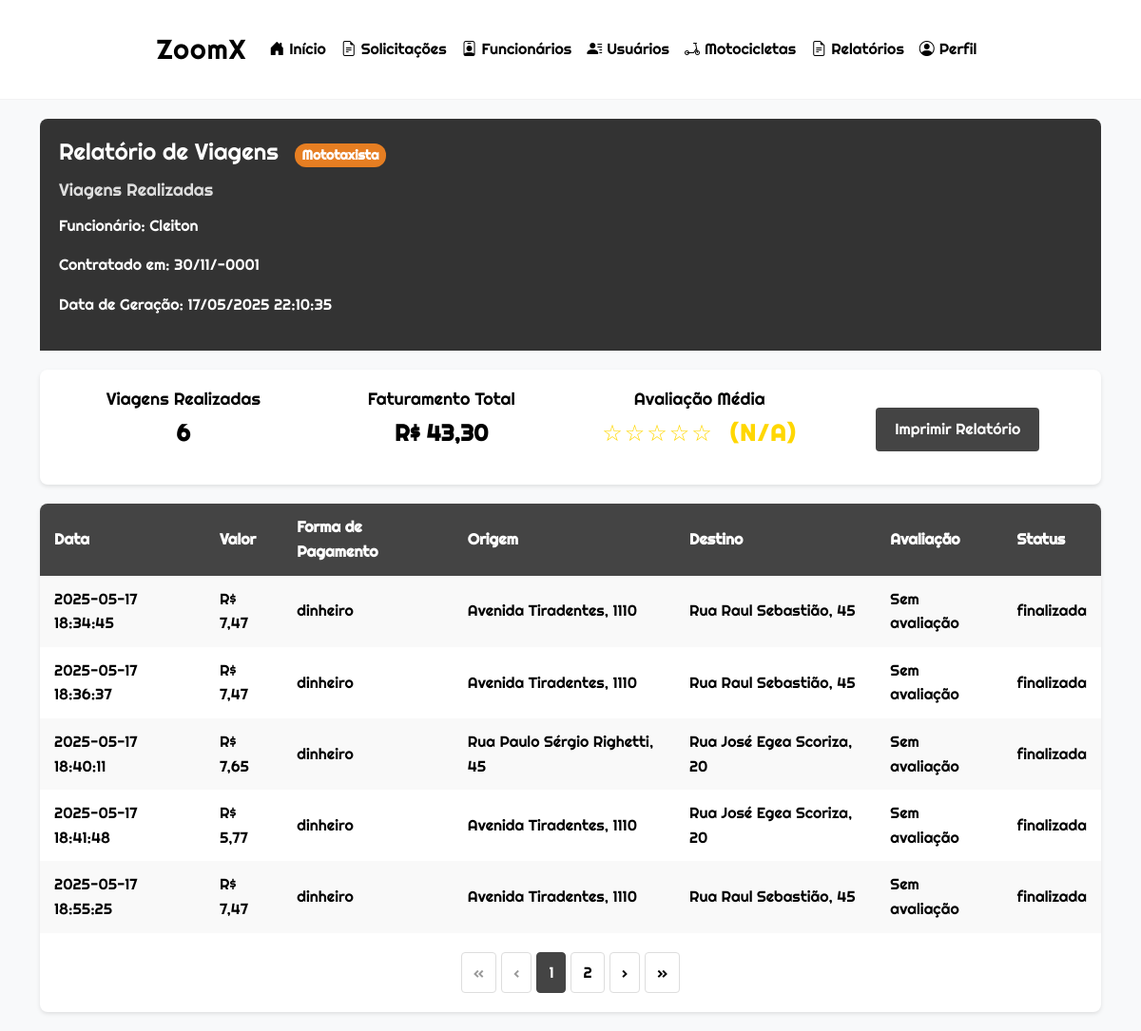
The page /admin/funcionarios/quantidade_viagens.php?id=1 on the database its author committed.
### tables this page shows
CREATE TABLE `funcionarios` (
  `fun_codigo` int(11) NOT NULL,
  `fun_nome` varchar(255) NOT NULL,
  `fun_email` varchar(255) NOT NULL,
  `fun_telefone` varchar(15) NOT NULL,
  `fun_data_contratacao` date NOT NULL,
  `fun_cnh` varchar(20) DEFAULT NULL,
  `fun_ativo` tinyint(1) NOT NULL DEFAULT 1,
  `fun_senha` varchar(255) NOT NULL,
  `fun_cargo` varchar(100) NOT NULL
);

CREATE TABLE `viagens` (
  `via_codigo` int(11) NOT NULL,
  `fun_codigo` int(11) NOT NULL,
  `ate_codigo` int(11) NOT NULL,
  `sol_codigo` int(11) NOT NULL,
  `usu_codigo` int(11) NOT NULL,
  `via_origem` varchar(255) NOT NULL,
  `via_destino` varchar(255) NOT NULL,
  `via_valor` decimal(10,2) NOT NULL,
  `via_formapagamento` varchar(50) NOT NULL,
  `via_data` datetime NOT NULL,
  `via_servico` varchar(50) NOT NULL,
  `via_status` varchar(50) NOT NULL,
  `via_observacoes` varchar(1000) DEFAULT NULL
);

### admin/funcionarios/quantidade_viagens.php (the view, shortened to what this page needs)
<?php
$conexao = conexao::getInstance();
$id = isset($_GET['id']) ? (int) $_GET['id'] : null;
$sqlFuncionario = "SELECT fun_nome, fun_cargo FROM funcionarios WHERE fun_codigo = :id";
$stmt = $conexao->prepare($sqlFuncionario);
$stmt->bindParam(':id', $id, PDO::PARAM_INT);
$stmt->execute();
$funcionario = $stmt->fetch(PDO::FETCH_ASSOC);
if ($funcionario['fun_cargo'] == 'Atendente') {
    $sqlQuantidade = "SELECT COUNT(*) as quantidade FROM viagens WHERE ate_codigo = :id AND via_status = 'finalizada'";
    $sqlInformacoes = "
        SELECT v.*, a.ava_nota, a.ava_comentario
        FROM viagens v
        LEFT JOIN avaliacoes a ON v.via_codigo = a.via_codigo
        WHERE v.ate_codigo = :id AND v.via_status = 'finalizada'
    ";
    $sqlMedia = "SELECT AVG(ava_nota) as media FROM avaliacoes a
                 JOIN viagens v ON a.via_codigo = v.via_codigo
                 WHERE v.ate_codigo = :id";
    $tipoRelatorio = "Viagens Gerenciadas";
} else {
    $sqlQuantidade = "SELECT COUNT(*) as quantidade FROM viagens WHERE fun_codigo = :id AND via_status = 'finalizada'";
    $sqlInformacoes = "
        SELECT v.*, a.ava_nota, a.ava_comentario
        FROM viagens v
        LEFT JOIN avaliacoes a ON v.via_codigo = a.via_codigo
        WHERE v.fun_codigo = :id AND v.via_status = 'finalizada'
    ";
    $sqlMedia = "SELECT AVG(ava_nota) as media FROM avaliacoes a
                 JOIN viagens v ON a.via_codigo = v.via_codigo
                 WHERE v.fun_codigo = :id";
    $tipoRelatorio = "Viagens Realizadas";
}
$stmt = $conexao->prepare($sqlQuantidade);
$stmt->bindParam(':id', $id, PDO::PARAM_INT);
$stmt->execute();
$resultado = $stmt->fetch(PDO::FETCH_ASSOC);
$stmt = $conexao->prepare($sqlInformacoes);
$stmt->bindParam(':id', $id, PDO::PARAM_INT);
$stmt->execute();
$viagens = $stmt->fetchAll(PDO::FETCH_ASSOC);
$stmt = $conexao->prepare($sqlMedia);
$stmt->bindParam(':id', $id, PDO::PARAM_INT);
$stmt->execute();
$media = $stmt->fetch(PDO::FETCH_ASSOC);
$pagina = isset($_GET['page']) ? (int)$_GET['page'] : 1;
$porPagina = 5;
$offset = ($pagina - 1) * $porPagina;
$sqlInformacoes .= " LIMIT :limit OFFSET :offset";
$sqlTotal = ($funcionario['fun_cargo'] == 'Atendente')
    ? "SELECT COUNT(*) as total FROM viagens WHERE ate_codigo = :id AND via_status = 'finalizada'"
    : "SELECT COUNT(*) as total FROM viagens WHERE fun_codigo = :id AND via_status = 'finalizada'";
$stmt = $conexao->prepare($sqlTotal);
$stmt->bindParam(':id', $id, PDO::PARAM_INT);
$stmt->execute();
$totalViagens = $stmt->fetch(PDO::FETCH_ASSOC)['total'];
$totalPaginas = ceil($totalViagens / $porPagina);
$stmt = $conexao->prepare($sqlInformacoes);
$stmt->bindParam(':id', $id, PDO::PARAM_INT);
$stmt->bindValue(':limit', $porPagina, PDO::PARAM_INT);
$stmt->bindValue(':offset', $offset, PDO::PARAM_INT);
$stmt->execute();
$viagens = $stmt->fetchAll(PDO::FETCH_ASSOC);
?>
<!DOCTYPE html>
<html lang="pt-BR">
<head>
</head>
<body>
    <?php include '../../components/header_admin.php'; ?>
    <div class="container">
        <div class="report-header">
            <h1 class="report-title">Relatório de Viagens
                <span class="role-badge <?= ($funcionario['fun_cargo'] == 'Atendente') ? 'atendente-badge' : 'mototaxista-badge' ?>">
                    <?= ucfirst($funcionario['fun_cargo']) ?>
                </span>
            </h1>
            <p class="report-subtitle"><?= $tipoRelatorio ?></p>
            <p>Funcionário: <?php echo htmlspecialchars($funcionario['fun_nome']); ?></p>
            <p>Contratado em:
                <?php
                $sqlContratado = "SELECT fun_data_contratacao FROM funcionarios WHERE fun_codigo = :id";
                $stmt = $conexao->prepare($sqlContratado);
                $stmt->bindParam(':id', $id, PDO::PARAM_INT);
                $stmt->execute();
                $contratado = $stmt->fetch(PDO::FETCH_ASSOC);
                echo date('d/m/Y', strtotime($contratado['fun_data_contratacao']));
                ?>
            </p>
            <p>Data de Geração: <?php echo date('d/m/Y H:i:s'); ?></p>
        </div>
        <div class="report-summary">
            <div class="summary-item">
                <h3><?= ($funcionario['fun_cargo'] == 'Atendente') ? 'Viagens Gerenciadas' : 'Viagens Realizadas' ?></h3>
                <p><?php echo $resultado['quantidade']; ?></p>
            </div>
            <div class="summary-item">
                <h3>Faturamento Total</h3>
                <p>
                    <?php
                    $sqlFaturamento = ($funcionario['fun_cargo'] == 'Atendente')
                        ? "SELECT SUM(via_valor) as faturamento FROM viagens WHERE ate_codigo = :id AND via_status = 'finalizada'"
                        : "SELECT SUM(via_valor) as faturamento FROM viagens WHERE fun_codigo = :id AND via_status = 'finalizada'";
                    $stmt = $conexao->prepare($sqlFaturamento);
                    $stmt->bindParam(':id', $id, PDO::PARAM_INT);
                    $stmt->execute();
                    $faturamento = $stmt->fetch(PDO::FETCH_ASSOC);
                    echo "R$ " . number_format($faturamento['faturamento'], 2, ',', '.');
                    ?>
                </p>
            </div>
            <div class="summary-item">
                <h3>Avaliação Média</h3>
                <div class="stars">
                    <?php
                    if ($media['media']) {
                        $rounded = round($media['media'] * 2) / 2;
                        $fullStars = floor($rounded);
                        $halfStar = ($rounded - $fullStars) > 0;
                        $emptyStars = 5 - $fullStars - ($halfStar ? 1 : 0);
                        echo str_repeat('★', $fullStars);
                        echo $halfStar ? '½' : '';
                        echo str_repeat('☆', $emptyStars);
                        echo '<span class="rating-value">(' . number_format($media['media'], 1) . ')</span>';
                    } else {
                        echo '☆☆☆☆☆ <span class="rating-value">(N/A)</span>';
                    }
                    ?>
                </div>
            </div>
            <div class="summary-item">
                <button class="print-btn" onclick="window.print()">Imprimir Relatório</button>
            </div>
        </div>
        <div class="table-container">
            <?php if (count($viagens) > 0): ?>
                <table>
                    <thead>
                        <tr>
                            <th>Data</th>
                            <th>Valor</th>
                            <th>Forma de Pagamento</th>
                            <th>Origem</th>
                            <th>Destino</th>
                            <th>Avaliação</th>
                            <th>Status</th>
                        </tr>
                    </thead>
                    <tbody>
                        <?php foreach ($viagens as $viagem): ?>
                            <tr>
                                <td><?php echo htmlspecialchars($viagem['via_data']); ?></td>
                                <td>R$ <?php echo number_format($viagem['via_valor'], 2, ',', '.'); ?></td>
                                <td><?php echo htmlspecialchars($viagem['via_formapagamento']); ?></td>
                                <td><?php echo htmlspecialchars($viagem['via_origem']); ?></td>
                                <td><?php echo htmlspecialchars($viagem['via_destino']); ?></td>
                                <td>
                                    <?php if ($viagem['ava_nota']): ?>
                                        <div class="rating">
                                            <?php
                                            $nota = $viagem['ava_nota'];
                                            echo str_repeat('★', floor($nota));
                                            echo ($nota - floor($nota) >= 0.5) ? '½' : '';
                                            echo str_repeat('☆', 5 - ceil($nota));
                                            ?>
                                            <span class="rating-value"><?php echo number_format($nota, 1); ?></span>
                                        </div>
                                        <?php if ($viagem['ava_comentario']): ?>
                                            <div class="comment"><?php echo htmlspecialchars($viagem['ava_comentario']); ?></div>
                                        <?php endif; ?>
                                    <?php else: ?>
                                        Sem avaliação
                                    <?php endif; ?>
                                </td>
                                <td><?php echo htmlspecialchars($viagem['via_status']); ?></td>
                            </tr>
                        <?php endforeach; ?>
                    </tbody>
                </table>
                <?php if ($totalPaginas > 1): ?>
                    <div class="pagination">
                        <?php if ($pagina > 1): ?>
                            <a href="?id=<?= $id ?>&page=1">«</a>
                            <a href="?id=<?= $id ?>&page=<?= $pagina - 1 ?>">‹</a>
                        <?php else: ?>
                            <span class="disabled">«</span>
                            <span class="disabled">‹</span>
                        <?php endif; ?>
                        <?php
                        $inicio = max(1, $pagina - 2);
                        $fim = min($totalPaginas, $pagina + 2);
                        for ($i = $inicio; $i <= $fim; $i++): ?>
                            <a href="?id=<?= $id ?>&page=<?= $i ?>" <?= ($i == $pagina) ? 'class="current"' : '' ?>>
                                <?= $i ?>
                            </a>
                        <?php endfor; ?>
                        <?php if ($pagina < $totalPaginas): ?>
                            <a href="?id=<?= $id ?>&page=<?= $pagina + 1 ?>">›</a>
                            <a href="?id=<?= $id ?>&page=<?= $totalPaginas ?>">»</a>
                        <?php else: ?>
                            <span class="disabled">›</span>
                            <span class="disabled">»</span>
                        <?php endif; ?>
                    </div>
                <?php endif; ?>
            <?php endif; ?>
        </div>
    </div>
</body>
</html>

### rows shown on the page
funcionarios: fun_cargo "Mototaxista", fun_cargo "Viagens Realizadas", fun_nome "Cleiton", fun_data_contratacao "30/11/-0001"
viagens: via_data "2025-05-17 18:34:45", via_valor "7,47", via_formapagamento "dinheiro", via_origem "Avenida Tiradentes, 1110", via_destino "Rua Raul Sebastião, 45", via_status "finalizada"
viagens: via_data "2025-05-17 18:36:37", via_valor "7,47", via_formapagamento "dinheiro", via_origem "Avenida Tiradentes, 1110", via_destino "Rua Raul Sebastião, 45", via_status "finalizada"
viagens: via_data "2025-05-17 18:40:11", via_valor "7,65", via_formapagamento "dinheiro", via_origem "Rua Paulo Sérgio Righetti, 45", via_destino "Rua José Egea Scoriza, 20", via_status "finalizada"
viagens: via_data "2025-05-17 18:41:48", via_valor "5,77", via_formapagamento "dinheiro", via_origem "Avenida Tiradentes, 1110", via_destino "Rua José Egea Scoriza, 20", via_status "finalizada"
viagens: via_data "2025-05-17 18:55:25", via_valor "7,47", via_formapagamento "dinheiro", via_origem "Avenida Tiradentes, 1110", via_destino "Rua Raul Sebastião, 45", via_status "finalizada"

### other values the page prints
$resultado['quantidade'] "6"
$faturamento['faturamento'] "43,30"
